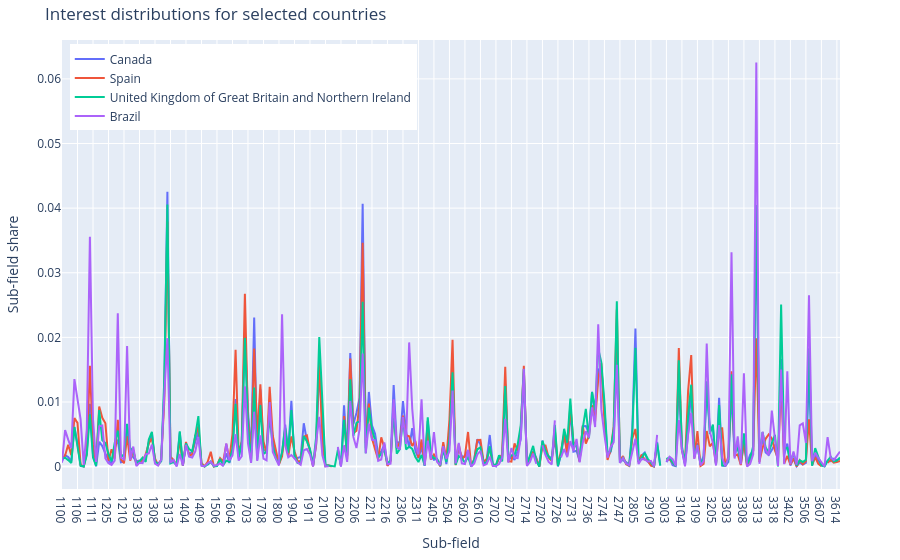

The cell this chart's notebook holds for it:
### Code cell
import numpy as np
import plotly.graph_objects as go

country_list = ["CA", "ES", "GB", "BR"]  # list of countries
x = df_country_subfield_norm.columns.to_list()

fig = go.Figure()

for country in country_list:
    y = df_country_subfield_norm.loc[country].values
    y_safe = [v if not np.isnan(v) else None for v in y]  # handle NaNs

    fig.add_trace(go.Scatter(
        x=x,
        y=y_safe,
        mode="lines",
        name=f"{uf.id2name_country[country]}"
    ))

fig.update_layout(
    title="Interest distributions for selected countries",
    xaxis=dict(title="Sub-field"),
    yaxis=dict(title="Sub-field share"),
    legend=dict(x=0.01, y=0.99),
    margin=dict(l=60, r=60, t=40, b=40)
)

fig.show()

### Figure 1 — Plotly figure (JSON) as saved in the notebook; plotly's stock layout.template omitted (floating-point values rounded to 4 significant figures; data arrays with more than 128 entries replaced by an {"elided": "..."} marker saying what was removed)
{"data": [{"mode": "lines", "name": "Canada", "x": {"elided": "252 str values"}, "y": {"elided": "252 float values"}, "type": "scatter"}, {"mode": "lines", "name": "Spain", "x": {"elided": "252 str values"}, "y": {"elided": "252 float values"}, "type": "scatter"}, {"mode": "lines", "name": "United Kingdom of Great Britain and Northern Ireland", "x": {"elided": "252 str values"}, "y": {"elided": "252 float values"}, "type": "scatter"}, {"mode": "lines", "name": "Brazil", "x": {"elided": "252 str values"}, "y": {"elided": "252 float values"}, "type": "scatter"}], "layout": {"legend": {"x": 0.01, "y": 0.99}, "margin": {"l": 60, "r": 60, "t": 40, "b": 40}, "title": {"text": "Interest distributions for selected countries"}, "xaxis": {"title": {"text": "Sub-field"}}, "yaxis": {"title": {"text": "Sub-field share"}}}}
